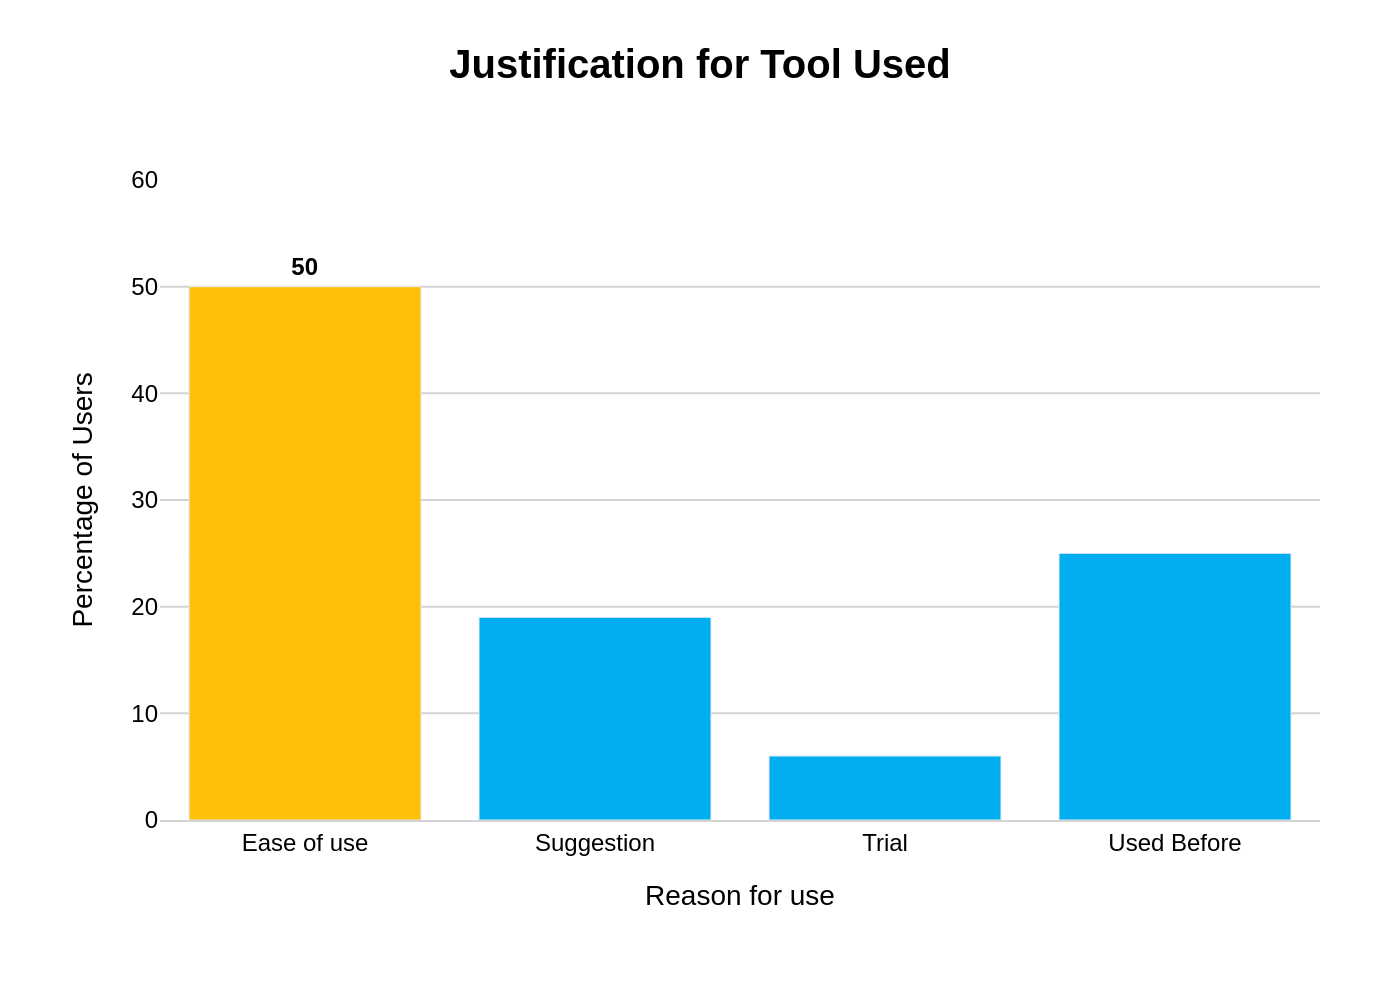

The Python source for this figure:
import sys
import json
from pathlib import Path
import plotly.graph_objects as go

# This script requires a single command-line argument: the path to the JSON data file.
if len(sys.argv) != 2:
    print("Usage: python generate_chart.py <path_to_json_file>")
    sys.exit(1)

# The JSON file path is taken from the command-line argument.
json_path = sys.argv[1]
# The base name for the output PNG file is derived from the JSON filename.
output_filename_base = Path(json_path).stem

# Read and parse the JSON file.
try:
    with open(json_path, 'r', encoding='utf-8') as f:
        config = json.load(f)
except FileNotFoundError:
    print(f"Error: The file '{json_path}' was not found.")
    sys.exit(1)
except json.JSONDecodeError:
    print(f"Error: The file '{json_path}' is not a valid JSON file.")
    sys.exit(1)

# Extract data and text from the loaded JSON.
chart_data = config['chart_data']
texts = config['texts']
colors = config['colors']

# Prepare data series for Plotly.
x_values = [item['x'] for item in chart_data]
y_values = [item['y'] for item in chart_data]

# Create the figure object.
fig = go.Figure()

# Add the bar trace to the figure.
fig.add_trace(go.Bar(
    x=x_values,
    y=y_values,
    marker_color=colors,
    text=texts.get('data_labels'),
    textposition='outside',
    textfont=dict(
        family="Arial",
        size=12,
        color='black'
    ),
    hoverinfo='none',
    cliponaxis=False # Ensures text labels are not clipped by the plot area
))

# Configure the layout of the chart.
fig.update_layout(
    title=dict(
        text=f"<b>{texts['title']}</b>",
        x=0.5,
        y=0.95,
        xanchor='center',
        yanchor='top',
        font=dict(
            family="Arial",
            size=20
        )
    ),
    xaxis=dict(
        title=texts['x_axis_title'],
        showline=True,
        linewidth=1,
        linecolor='#D3D3D3', # Light grey for axis line
        showgrid=False,
        automargin=True
    ),
    yaxis=dict(
        title=texts['y_axis_title'],
        range=[0, 60],
        showline=False,
        gridcolor='#D3D3D3', # Light grey for grid lines
        zeroline=False,
        automargin=True
    ),
    font=dict(
        family="Arial",
        size=12,
        color="black"
    ),
    plot_bgcolor='white',
    paper_bgcolor='white',
    showlegend=False,
    margin=dict(t=90, b=90, l=80, r=40)
)

# Define the output file path.
output_path = f"{output_filename_base}.png"
# Write the figure to a PNG image file with a high resolution.
fig.write_image(output_path, scale=2)

print(f"Chart successfully generated and saved to '{output_path}'")
